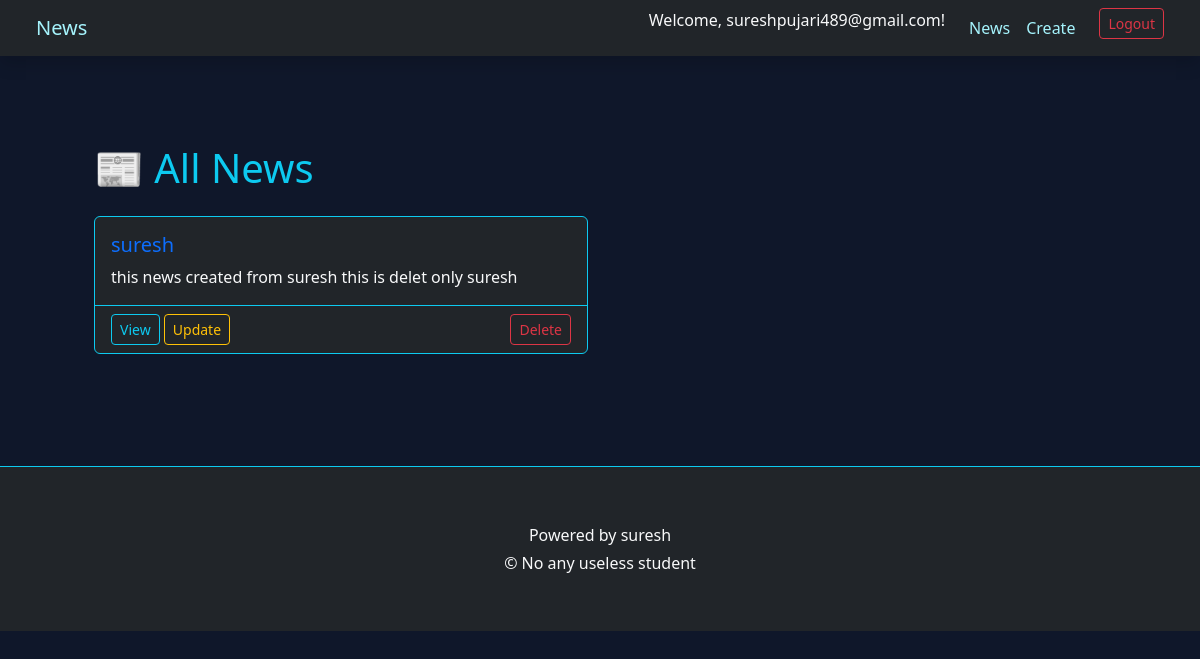
Page /news/ (signed in) on the committed database.
### news/models.py (models this page shows, shortened)
class News(models.Model):
    title = models.CharField(max_length=255)
    content = models.TextField()
    author = models.ForeignKey(User, on_delete=models.CASCADE, related_name='news_articles')
    published_date = models.DateTimeField(auto_now_add=True)

### news/views.py (the view)
# urls.py: path('', NewsListView.as_view(), name='news_list'),
class NewsListView(LoginRequiredMixin, ListView):
    model = News
    template_name = "news/news_list.html"
    context_object_name = "news_list"
    def get_queryset(self):
        return News.objects.all().order_by('-published_date')

### templates/news/news_list.html (shortened to what this page needs)
{% extends "base.html" %}
{% block content %}
<div class="container">
    <h1 class="mb-4 text-info">📰 All News</h1>
    {% if news_list %}
        <div class="row row-cols-1 row-cols-md-2 g-4">
            {% for item in news_list %}
                <div class="col">
                    <div class="card h-100 bg-dark text-light border-info">
                        <div class="card-body">
                            <h5 class="card-title text-primary">{{ item.title }}</h5>
                            <p class="card-text">{{ item.content|truncatewords:30 }}</p>
                        </div>
                        <div class="card-footer bg-transparent border-top border-info d-flex justify-content-between align-items-center">
                            <div>
                                <a href="{% url 'news_detail' item.pk %}" class="btn btn-outline-info btn-sm">View</a>
                                <a href="{% url 'news_update' item.pk %}" class="btn btn-outline-warning btn-sm">Update</a>
                            </div>
                            {% if item.author == request.user %}
                                <form action="{% url 'news_delete' item.pk %}" method="post" class="d-inline">
                                    <button type="submit" class="btn btn-outline-danger btn-sm">Delete</button>
                                </form>
                            {% endif %}
                        </div>
                    </div>
                </div>
            {% endfor %}
        </div>
    {% else %}
        <p class="text-muted">No news available. Be the first to post!</p>
    {% endif %}
</div>
{% endblock %}

### templates/includes/navbar.html (shortened to what this page needs)
<nav class="navbar navbar-expand-lg navbar-dark bg-dark px-4 shadow mb-4">
    <div class="container-fluid">
        <a class="navbar-brand text-info" href="{% url 'index' %}">News</a>
        <div class="collapse navbar-collapse justify-content-end">
            <ul class="navbar-nav mb-2 mb-lg-0">
                {% if user.is_authenticated %}
                    <li class="nav-item me-3">
                        <span class="navbar-text text-light">
                            Welcome, {{ user.username }}!
                        </span>
                    </li>
                    <li class="nav-item">
                        <a class="nav-link text-info" href="{% url 'news_list' %}">News</a>
                    </li>
                    <li class="nav-item">
                        <a class="nav-link text-info" href="{% url 'news_create' %}">Create</a>
                    </li>
                    <li class="nav-item">
                        <form action="{% url 'logout' %}" method="post" class="d-inline">
                            <button type="submit" class="btn btn-outline-danger btn-sm ms-3">Logout</button>
                        </form>
                    </li>
                {% endif %}
            </ul>
        </div>
    </div>
</nav>

### templates/base.html (style rules this page uses)
body { background-color: #0f172a; color: #e0f2fe; font-family: 'Segoe UI', Tahoma, Geneva, Verdana, sans-serif; }
.navbar, .footer { background-color: #1e293b; }
.navbar a, .footer a { color: #a5f3fc !important; }
.container { padding: 2rem; }

### rows in the picture
News: title "suresh", content "this news created from suresh this is delet only suresh", shows "Delete"

### other values in the picture
{{ user.username }} "sureshpujari489@gmail.com"
